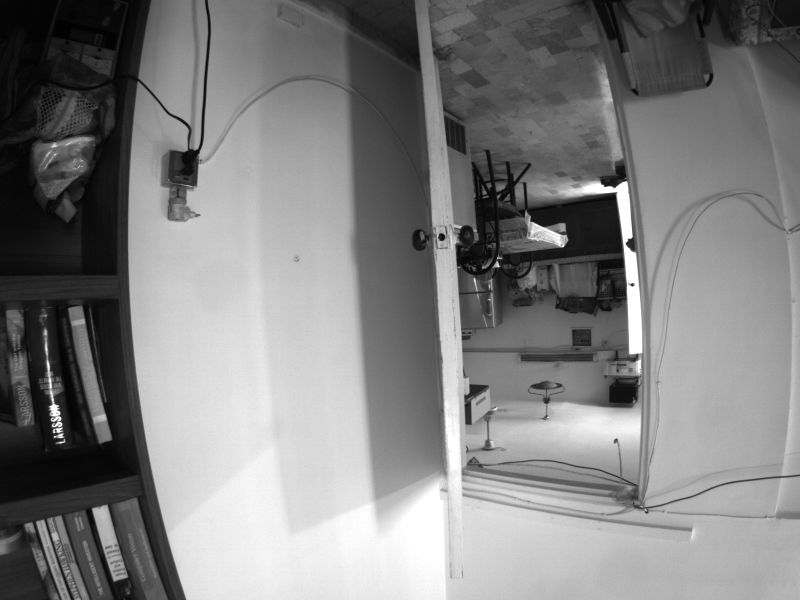
#> input picture captured/test/left/9_L_.png, 1600 x 1200 px, found by its file name (shown at 1/2 size); the run also reads 1 picture not shown here
$ jupyter execute --allow-errors monocam.ipynb   (older library calls are emulated)
#> lines starting #> are read from the running program, lines starting #| are printed output that depends on the picture
[cell 1]
import cv2
from numpy import *
import numpy as np
import os
import random

[cell 2]
pathR = "../right/"
pathL = "../left/"

pathStR = "../both/right/"
pathStL = "../both/left/"

pathTestR = "../test/right/"
pathTestL = "../test/left/"

calibParams = "./calibParams/"

## Fetching images of individual cam

[cell 3]
sizeR = size(os.listdir(pathR))
sizeL = size(os.listdir(pathL))

offset = 9
listingsR = []
for i in range(offset+0, offset+sizeR):
    listingsR.append(f'{i}_R_.png')
#endfor

listingsL = []
for i in range(offset+0, offset+sizeL):
    listingsL.append(f'{i}_L_.png')
#endfor

print(sizeR, sizeL)
print(listingsR, listingsL)

print("\nAfter shuffle:\n")
random.shuffle(listingsR)
random.shuffle(listingsL)
print(listingsR, listingsL)

[cell 4]
imgRList = []
i = 0
while(i<sizeR):
    imR = cv2.imread(pathR+listingsR[i], 0)
    imgRList.append(imR)
    i+=1
#endwhile
print(len(imgRList))

imgLList = []
#> imgLList = []
i = 0
while(i<sizeL):
    imL = cv2.imread(pathL+listingsL[i], 0)
#> imL is the input picture: shape (1200, 1600); min 0, max 255, mean 128.2
    imgLList.append(imL)
    i+=1
#endwhile
print(len(imgLList))
#| 1

#> (the rest of this cell did not finish here and is left out)

[cell 5]
chessSqSize = 27.3
h, w = 7, 6
patternSize = (h,w)
# prepare object points, like (0,0,0), (1,0,0), (2,0,0) ....,(6,5,0)
objp = np.zeros((w*h,3), np.float32)
objp[:,:2] = np.mgrid[0:h,0:w].T.reshape(-1,2)*chessSqSize
print(objp)

chessCriteria = (cv2.TERM_CRITERIA_EPS + cv2.TERM_CRITERIA_MAX_ITER, 26, 0.001)
findChessboardFlags = None
downScaleSize = (640,480)
# font
font = cv2.FONT_HERSHEY_SIMPLEX
# org
org = (50, 50)
# fontScale
fontScale = 1
# Blue color in BGR
color = (255, 0, 0)
# Line thickness of 2 px
thickness = 2

## Right cam calibration

[cell 6]
imgRightPoints = []
objRightPoints = []

j=0
#> (the rest of this cell did not finish here and is left out)

[cell 7]
cv2.destroyAllWindows()
print(len(imgRightPoints))
print(len(objRightPoints))

#> (a cell that did not finish here is left out)

#> (a cell that did not finish here is left out)

[cell 10]
cv2.destroyAllWindows()

## Left cam calibration

[cell 11]
imgLeftPoints = []
objLeftPoints = []

j=0
while(j<sizeL):
    print(f'getting: {j}...')
    imageSize = imgLList[j].shape
#> imageSize = (1200, 1600)
    leftFound, leftCorners = cv2.findChessboardCorners(imgLList[j], patternSize, flags = findChessboardFlags)
#> leftFound = False; leftCorners = None

    if leftFound:
        cv2.cornerSubPix(imgLList[j], leftCorners, (11,11), (-1,-1), chessCriteria)
        print(f'{str(leftFound)}: {j}')
    #endif

    cv2.drawChessboardCorners(imgLList[j], patternSize, leftCorners, leftFound)
    cv2.putText(imgLList[j], f'{j}/{sizeL}', org, font, fontScale, color, thickness, cv2.LINE_AA)

    if leftFound:
        cv2.putText(imgLList[j], 'Press a to accept, any other key to reject.', (50, 150), font, fontScale, color, thickness, cv2.LINE_AA)
        cv2.imshow(f'l chess', cv2.resize(imgLList[j], downScaleSize))
        if cv2.waitKey(0) & 0xff == ord('a'):
            imgLeftPoints.append(leftCorners)
            objLeftPoints.append(objp)
            print(f'accepted: {j}')
        else:
            cv2.waitKey(200)
            print(f'rejected: {j}')
        #endif
    else:
        cv2.imshow(f'l chess', cv2.resize(imgLList[j], downScaleSize))
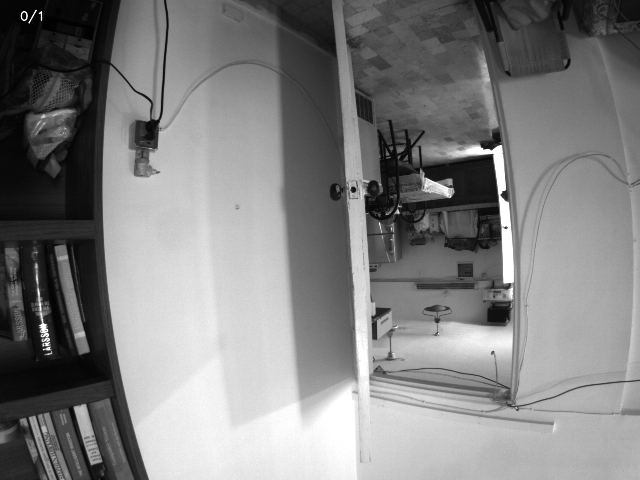
#> window 'l chess': shape (480, 640); min 0, max 255, mean 128.2
        cv2.waitKey(200)
        print(f'auto rejected: {j}')
    #endif

    print('...........................')

    j+=1
#endwhile
cv2.destroyAllWindows()

[cell 12]
cv2.destroyAllWindows()
print(len(imgLeftPoints))
print(len(objLeftPoints))

#> (a cell that did not finish here is left out)

#> (a cell that did not finish here is left out)

[cell 15]
formatm = [["fx","0","cx"],["0","fy","cy"],["0","0","1"]]
print('\n format -> \n',formatm)
#> (the rest of this cell did not finish here and is left out)

## Stereo cam calibration

[cell 16]
sizeStR = size(os.listdir(pathStR))
sizeStL = size(os.listdir(pathStL))

offset = 9
listingsStR = []
for i in range(offset+0, offset+sizeStR):
    listingsStR.append(f'{i}_R_.png')
#endfor

listingsStL = []
for i in range(offset+0, offset+sizeStL):
    listingsStL.append(f'{i}_L_.png')
#endfor

print(sizeStR, sizeStL)
print(listingsStR, listingsStL)

print("\nAfter shuffle:\n")
temp = list(zip(listingsStR, listingsStL))
random.shuffle(temp)
listingsStR, listingsStL = zip(*temp)
print(listingsStR, listingsStL)
